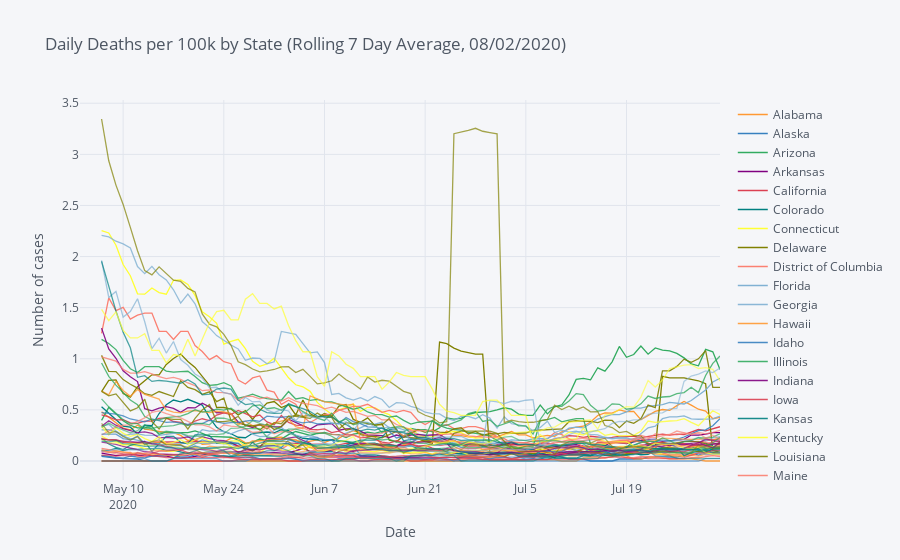

Here is the notebook cell this chart was saved with:
### Code cell
window_size = 7
avg_deaths = normalized_deaths.rolling(window=window_size, min_periods=3).mean()
normalized_deaths_plot = avg_deaths.iplot(scale='log', yaxis_title='Number of cases', xaxis_title='Date',
              title='Daily Deaths per 100k by State (Rolling {} Day Average, {})'.format(window_size, today), asFigure = True)

normalized_deaths_plot
